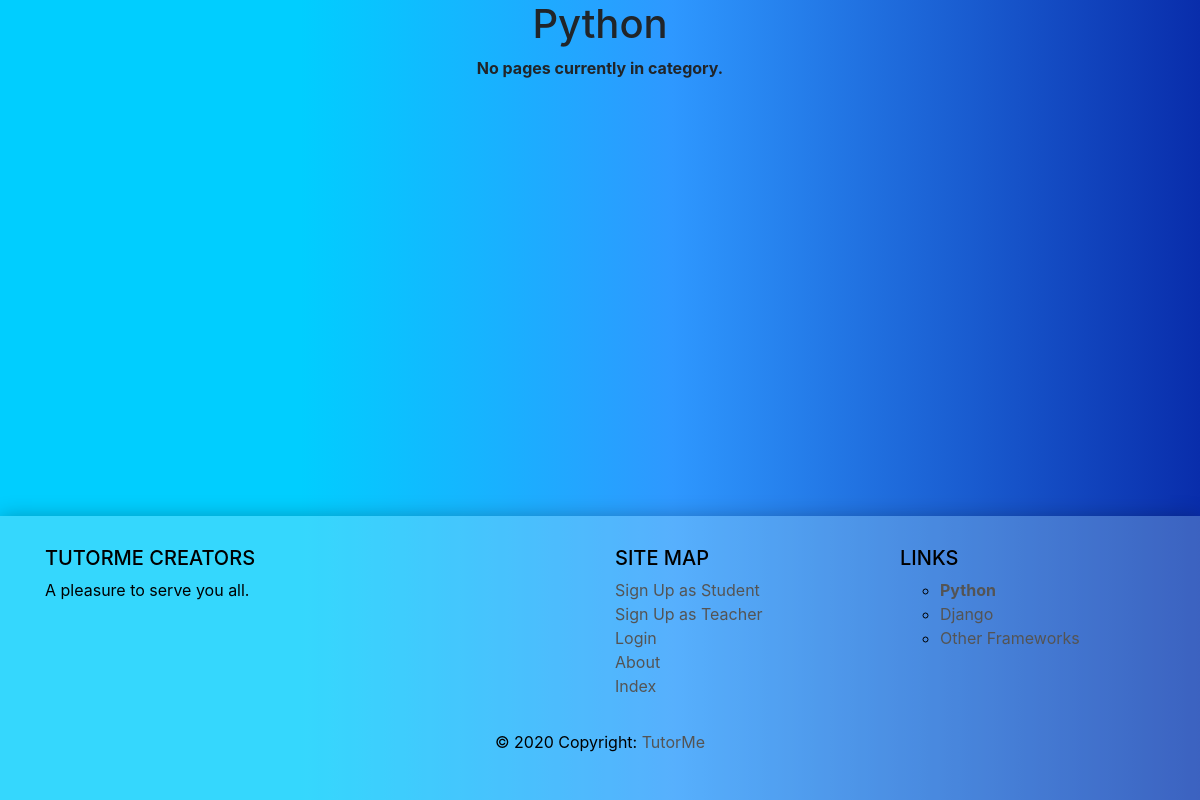
Page /tutorme/category/python/ on the earlier database version.
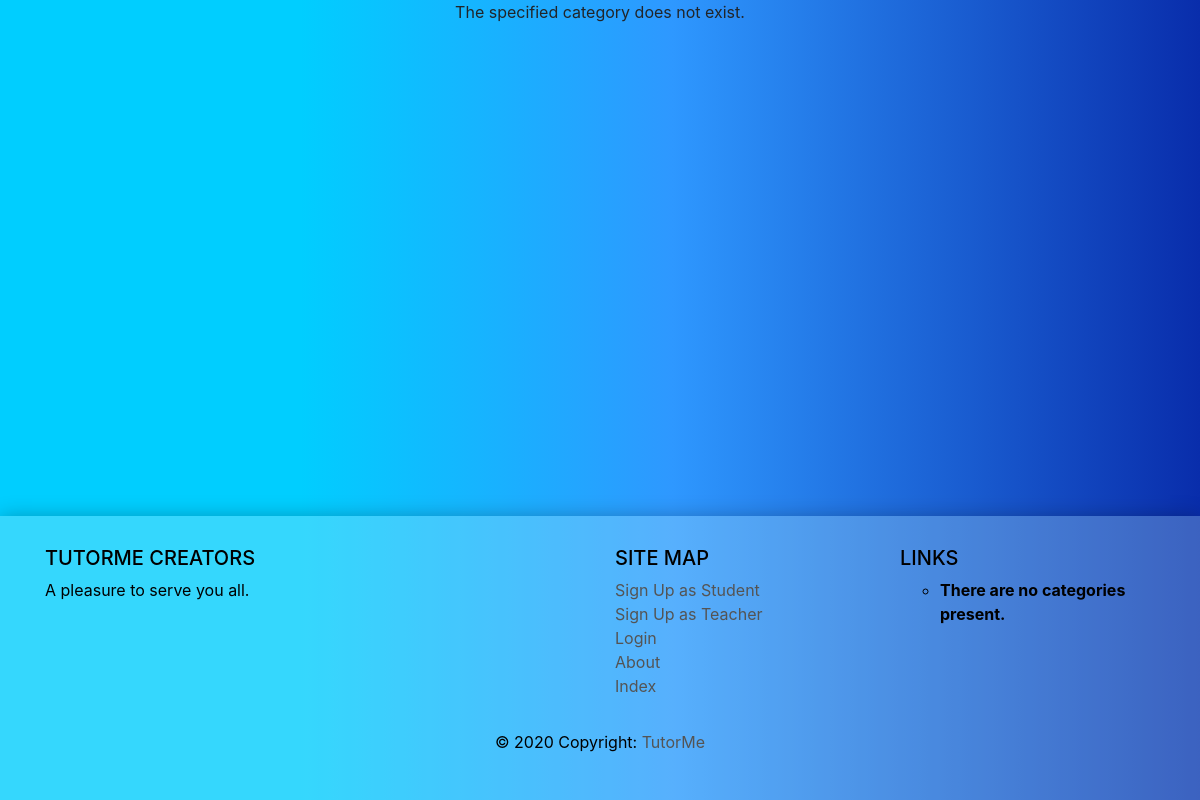
Same page on the later database version.
### tutorme/models.py (models this page shows, shortened)
class Category(models.Model):
    NAME_MAX_LENGTH = 128
    name = models.CharField(max_length=NAME_MAX_LENGTH, unique=True)
    views = models.IntegerField(default=0)
    likes = models.IntegerField(default=0)
    slug = models.SlugField(unique=True)
    class Meta:
        verbose_name_plural = 'Categories'

### tutorme/views.py (the view)
def show_category(request, category_name_slug):
    context_dict = {}
    try:
        category = Category.objects.get(slug=category_name_slug)
        context_dict['category'] = category
    except Category.DoesNotExist:
        context_dict['category'] = None
        context_dict['pages'] = None
    return render(request, 'tutorme/category.html', context=context_dict)

### tutorme/templatetags/tutorme_templates_tags.py (called while the page is built)
@register.inclusion_tag('tutorme/categories.html')
def get_category_list(current_category=None):
    return {'categories': Category.objects.all(), 'current_category': current_category}

### templates/tutorme/category.html (shortened to what this page needs)
{%extends 'tutorme/base.html'%}
{% load staticfiles %}
{% block body_block %}
    {% if category %}
        <h1>{{ category.name }}</h1>
        {% if pages %}
            <ul>
                {% for page in pages %}
                    <li><a href="{{ page.url }}">{{ page.title }}</a></li>
                {% endfor %}
            </ul>
        {% else %}
            <strong>No pages currently in category.</strong>
        {% endif %}
    {% else %}
        The specified category does not exist.
    {% endif %}
{% endblock %}

### templates/tutorme/categories.html
<ul>
{% if categories %}
    {% for c in categories %}
        {% if c == current_category %}
            <li>
            <strong>
                <a href="{% url 'tutorme:show_category' c.slug %}">{{ c.name }}</a>
            </strong>
            </li>
        {% else %}
        <li>
            <a href="{% url 'tutorme:show_category' c.slug %}">{{ c.name }}</a>
        </li>
        {% endif %}
    {% endfor %}
{% else %}
    <li><strong>There are no categories present.</strong></li>
{% endif %}
</ul>

Differences in the rows shown:
removed Category: name "Python"
removed Category: name "Django"
removed Category: name "Other Frameworks"
Other differences:
text no longer shown: "No pages currently in category."
text now shown: "The specified category does not exist. There are no categories present."
